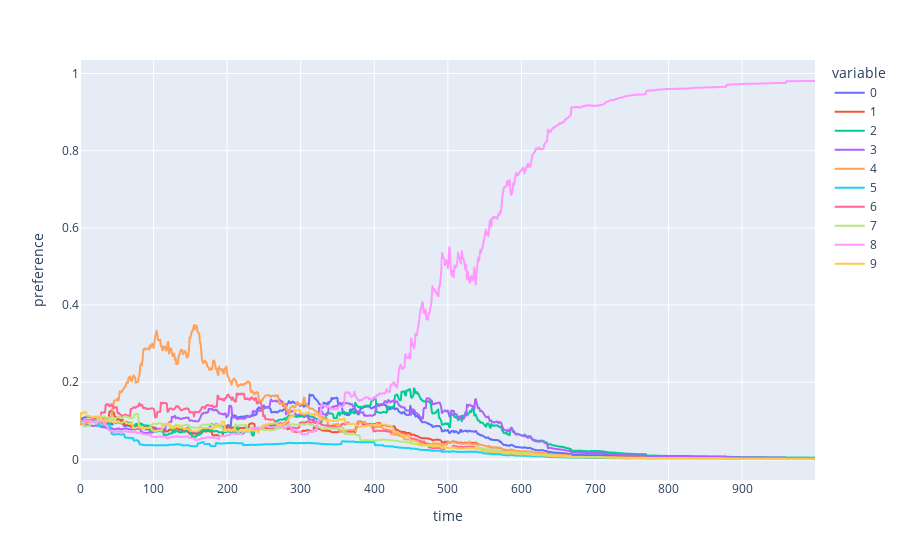

Notebook source saved alongside this figure:
### Code cell
import plotly.express as px 
preference_history = np.stack(grad_bandit.preference_history)
print(preference_history.shape)
sf_array = np.exp(preference_history).T/np.exp(preference_history).sum(axis=1)
px.line(sf_array.T, labels={'index': 'time', 'value': 'preference'})

### Figure 1 — Plotly figure (JSON) as saved in the notebook; plotly's stock layout.template omitted (floating-point values rounded to 4 significant figures; data arrays with more than 128 entries replaced by an {"elided": "..."} marker saying what was removed)
{"data": [{"hovertemplate": "variable=0<br>time=%{x}<br>preference=%{y}<extra></extra>", "legendgroup": "0", "line": {"color": "#636efa", "dash": "solid"}, "marker": {"symbol": "circle"}, "mode": "lines", "name": "0", "showlegend": true, "type": "scattergl", "x": {"elided": "1000 int values"}, "xaxis": "x", "y": {"elided": "1000 float values"}, "yaxis": "y"}, {"hovertemplate": "variable=1<br>time=%{x}<br>preference=%{y}<extra></extra>", "legendgroup": "1", "line": {"color": "#EF553B", "dash": "solid"}, "marker": {"symbol": "circle"}, "mode": "lines", "name": "1", "showlegend": true, "type": "scattergl", "x": {"elided": "1000 int values"}, "xaxis": "x", "y": {"elided": "1000 float values"}, "yaxis": "y"}, {"hovertemplate": "variable=2<br>time=%{x}<br>preference=%{y}<extra></extra>", "legendgroup": "2", "line": {"color": "#00cc96", "dash": "solid"}, "marker": {"symbol": "circle"}, "mode": "lines", "name": "2", "showlegend": true, "type": "scattergl", "x": {"elided": "1000 int values"}, "xaxis": "x", "y": {"elided": "1000 float values"}, "yaxis": "y"}, {"hovertemplate": "variable=3<br>time=%{x}<br>preference=%{y}<extra></extra>", "legendgroup": "3", "line": {"color": "#ab63fa", "dash": "solid"}, "marker": {"symbol": "circle"}, "mode": "lines", "name": "3", "showlegend": true, "type": "scattergl", "x": {"elided": "1000 int values"}, "xaxis": "x", "y": {"elided": "1000 float values"}, "yaxis": "y"}, {"hovertemplate": "variable=4<br>time=%{x}<br>preference=%{y}<extra></extra>", "legendgroup": "4", "line": {"color": "#FFA15A", "dash": "solid"}, "marker": {"symbol": "circle"}, "mode": "lines", "name": "4", "showlegend": true, "type": "scattergl", "x": {"elided": "1000 int values"}, "xaxis": "x", "y": {"elided": "1000 float values"}, "yaxis": "y"}, {"hovertemplate": "variable=5<br>time=%{x}<br>preference=%{y}<extra></extra>", "legendgroup": "5", "line": {"color": "#19d3f3", "dash": "solid"}, "marker": {"symbol": "circle"}, "mode": "lines", "name": "5", "showlegend": true, "type": "scattergl", "x": {"elided": "1000 int values"}, "xaxis": "x", "y": {"elided": "1000 float values"}, "yaxis": "y"}, {"hovertemplate": "variable=6<br>time=%{x}<br>preference=%{y}<extra></extra>", "legendgroup": "6", "line": {"color": "#FF6692", "dash": "solid"}, "marker": {"symbol": "circle"}, "mode": "lines", "name": "6", "showlegend": true, "type": "scattergl", "x": {"elided": "1000 int values"}, "xaxis": "x", "y": {"elided": "1000 float values"}, "yaxis": "y"}, {"hovertemplate": "variable=7<br>time=%{x}<br>preference=%{y}<extra></extra>", "legendgroup": "7", "line": {"color": "#B6E880", "dash": "solid"}, "marker": {"symbol": "circle"}, "mode": "lines", "name": "7", "showlegend": true, "type": "scattergl", "x": {"elided": "1000 int values"}, "xaxis": "x", "y": {"elided": "1000 float values"}, "yaxis": "y"}, {"hovertemplate": "variable=8<br>time=%{x}<br>preference=%{y}<extra></extra>", "legendgroup": "8", "line": {"color": "#FF97FF", "dash": "solid"}, "marker": {"symbol": "circle"}, "mode": "lines", "name": "8", "showlegend": true, "type": "scattergl", "x": {"elided": "1000 int values"}, "xaxis": "x", "y": {"elided": "1000 float values"}, "yaxis": "y"}, {"hovertemplate": "variable=9<br>time=%{x}<br>preference=%{y}<extra></extra>", "legendgroup": "9", "line": {"color": "#FECB52", "dash": "solid"}, "marker": {"symbol": "circle"}, "mode": "lines", "name": "9", "showlegend": true, "type": "scattergl", "x": {"elided": "1000 int values"}, "xaxis": "x", "y": {"elided": "1000 float values"}, "yaxis": "y"}], "layout": {"legend": {"title": {"text": "variable"}, "tracegroupgap": 0}, "margin": {"t": 60}, "xaxis": {"anchor": "y", "domain": [0, 1], "title": {"text": "time"}}, "yaxis": {"anchor": "x", "domain": [0, 1], "title": {"text": "preference"}}}}
